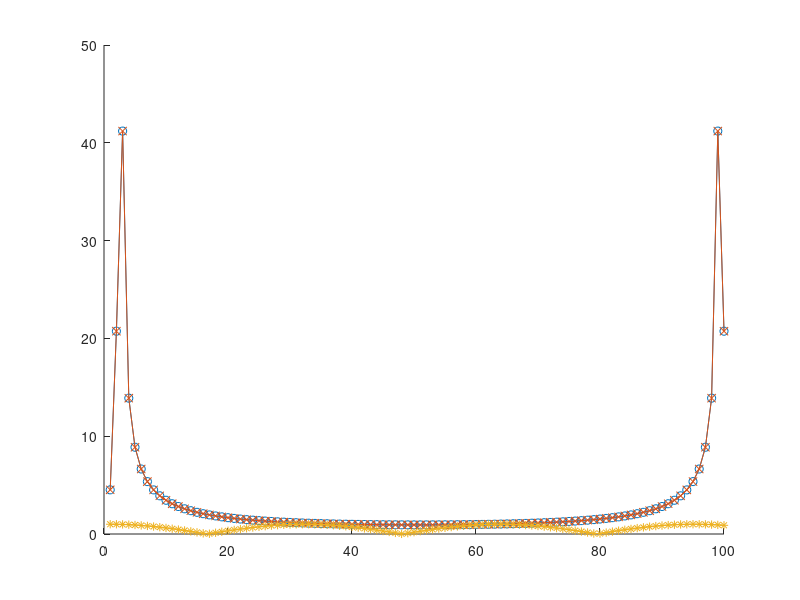

MATLAB code for this plot:
clear all, close all, clc
N=100;
xn=cos(0.1*[0:N-1]);


for k=1:N
    %X(k)=0;
    for n=1:N
        Wn(k,n)=exp(-j*(2*pi/N)*(k-1)*(n-1));       
    end
end

xn=xn(:);
X=Wn*xn; %widmo
   

Wn1=conj(Wn);
x=(1/N)*Wn1*X; %sygnal rekonstruowany z widma


figure
hold on
plot(abs(fft(xn)),'o-')

plot(abs(X),'x-') 
plot(abs(x),'*-')
